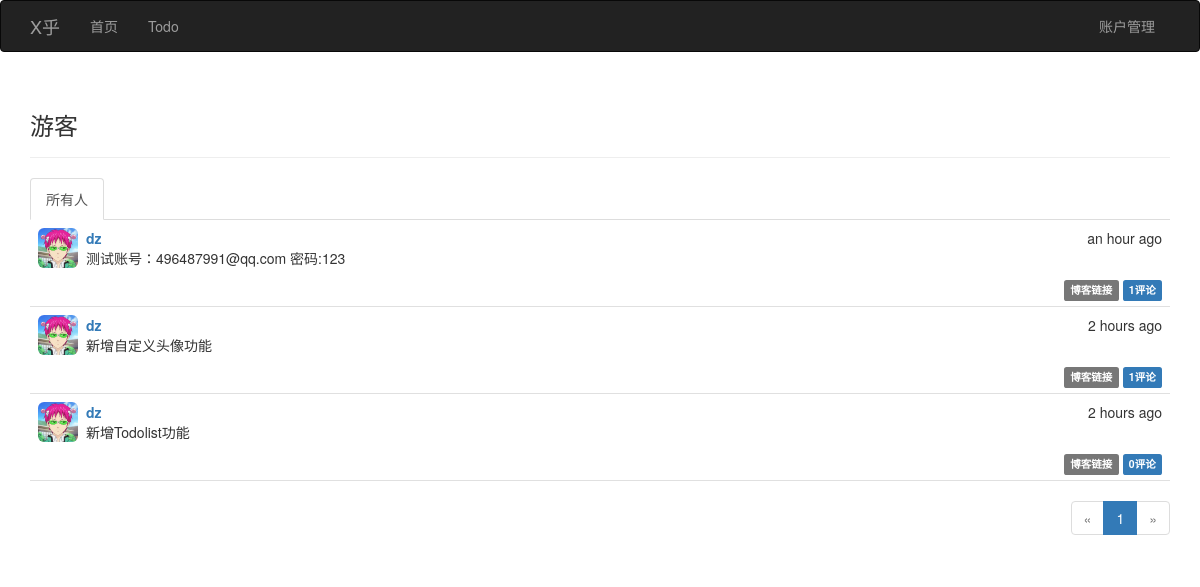
The page / on the database its author committed.
### app/models.py (models this page shows, shortened)
class Post(db.Model):
    __tablename__ = 'posts'
    id = db.Column(db.Integer, primary_key = True)
    body = db.Column(db.Text)
    timestamp = db.Column(db.DateTime, index = True, default = datetime.utcnow)
    author_id = db.Column(db.Integer, db.ForeignKey('users.id'))
    body_html = db.Column(db.Text)
    comments = db.relationship('Comment', backref = 'post', lazy = 'dynamic')

class User(UserMixin, db.Model):
    __tablename__ = 'users'
    id = db.Column(db.Integer, primary_key = True)
    email = db.Column(db.String(64), unique = True, index = True)
    name = db.Column(db.String(64))
    username = db.Column(db.String(64), unique = True, index = True)
    location = db.Column(db.String(64))
    about_me = db.Column(db.Text())
    member_since = db.Column(db.DateTime(), default = datetime.utcnow)
    last_seen = db.Column(db.DateTime(), default = datetime.utcnow)
    role_id = db.Column(db.Integer, db.ForeignKey('roles.id'))
    password_hash = db.Column(db.String(128))
    confirmed = db.Column(db.Boolean, default = False)
    avatar = db.Column(db.String(128), default = None)
    posts = db.relationship('Post', backref = 'author', lazy = 'dynamic')
    followed = db.relationship('Follow',
                               foreign_keys = [Follow.follower_id],
                               backref = db.backref('follower', lazy = 'joined'),
                               lazy = 'dynamic',
                               cascade = 'all, delete-orphan')
    followers = db.relationship('Follow',
                                foreign_keys = [Follow.followed_id],
                                backref = db.backref('followed', lazy = 'joined'),
                                lazy = 'dynamic',
                                cascade = 'all, delete-orphan')
    comments = db.relationship('Comment', backref = 'author', lazy = 'dynamic')
    events = db.relationship('Event', backref = 'sponsor', lazy = 'dynamic')
    @property
    def password(self):
        raise AttributeError('password is not a readable attribute')

### app/main/views.py (the view)
@main.route('/', methods = ['GET', 'POST'])
def index():
    form = PostForm()
    if current_user.can(Permission.WRITE_ARTICLES) and form.validate_on_submit():
        post = Post(body = form.body.data,
                    author = current_user._get_current_object())
        db.session.add(post)
        return redirect(url_for('.index'))
    page = request.args.get('page', 1, type=int)
    show_followed = False
    if current_user.is_authenticated:
        show_followed = bool(request.cookies.get('show_followed', ''))
    if show_followed:
        query = current_user.followed_posts
    else:
        query = Post.query
    pagination = query.order_by(Post.timestamp.desc()).paginate(page,
                                                                per_page= current_app.config['FLASKY_PER_PAGE'],
                                                                error_out= False)
    posts = pagination.items
    return render_template('index.html', form = form, posts = posts, pagination= pagination,
                           show_followed = show_followed)

### app/auth/views.py (called while the page is built)
@auth.before_app_request
def before_request():
    if current_user.is_authenticated:
        current_user.ping()
        if not current_user.confirmed \
                and request.endpoint[:5] != 'auth.':
            flash('You have not confirmed your account yet')
            return redirect(url_for('auth.unconfirmed'))

### app/main/__init__.py (called while the page is built)
@main.app_context_processor
def inject_permissions():
    return dict(Permission = Permission)

### app/models.py (called while the page is built)
    def can(self, permissions):
        return False

    def is_administrator(self):
        return False

### app/templates/index.html (shortened to what this page needs)
{% extends 'base.html' %}
{% import 'bootstrap/wtf.html' as wtf %}
{% import '_macros.html' as macro %}
{% block page_content %}
<div class="page-header">
    <h3>{% if current_user.username %}{{ current_user.username }}{% else %}游客{% endif %}</h3>
</div>
<div class="post-tabs">
	<ul class="nav nav-tabs">
		<li{% if not show_followed %} class="active"{% endif %}>
			<a href="{{ url_for('.show_all')}}">所有人</a>
		</li>
	</ul>
	{% include '_posts.html' %}
</div>
{% if pagination %}
<div class="pagination">
    {{ macro.pagination_widget(pagination, '.index')}}
</div>
{% endif %}
{% endblock %}

### app/templates/_posts.html (shortened to what this page needs)
<ul class = 'posts'>
	{% for post in posts %}
	<li class = 'post'>
		<div class = 'post-thumbnail'>
			<a href="{{ url_for('.user', username = post.author.username)}}">
				{% if post.author.avatar %}
				<img class='img-rounded profile-thumbnail' width = "40" height = "40"
						src="{{ post.author.avatar}}">
				{% else %}
				<img class="img-rounded profile-thumbnail" width = "40" height = "40"
                     src="/static/avatar/default.jpg">
				{% endif %}
			</a>
		</div>
		<div class = 'post-content'>
			<div class='post-date'>{{ moment(post.timestamp).fromNow()}}</div>
			<div class="post-author">
				<a href="{{ url_for('.user', username=post.author.username)}}">
					{{ post.author.username }}
				</a>
			</div>
			<div class="post-body">
				{% if post.body_html %}
					{{ post.body_html | safe }}
				{% else %}
					{{ post.body }}
				{% endif %}
			</div>
			<div class="post-footer">
				<a href="{{ url_for('.post', id=post.id)}}">
					<span class='label label-default'>博客链接</span>
				</a>
				<a href="{{ url_for('.post', id=post.id)}}#comments">
					<span class="label label-primary">
						{{ post.comments.count()}}评论
					</span>
				</a>
			</div>
		</div>
	</li>
	{% endfor %}
</ul>

### app/static/styles.css (style rules this page uses)
.profile-thumbnail { position : absolute; }
ul.posts { list-style-type: none; padding: 0px; margin: 16px 0px 0px 0px; border-top: 1px solid #e0e0e0; }
ul.posts li.post { padding: 8px; border-bottom: 1px solid #e0e0e0; }
div.post-author { font-weight: bold; }
div.post-thumbnail { position: absolute; }
div.post-content { margin-left: 48px; min-height: 48px; }
div.post-footer { text-align: right; }
div.pagination { width: 100%; text-align: right; padding: 0px; margin: 0px; }
div.post-tabs { margin-top: 16px; }
div.post-tabs ul.posts { margin: 0px; border-top: none; }
div.post-date { float: right; }

### rows shown on the page
Post: author.avatar (picture), timestamp "an hour ago", author.username "dz", body_html "测试账号：496487991@qq.com 密码:123", comments.count "1"
Post: author.avatar (picture), timestamp "2 hours ago", author.username "dz", body_html "新增自定义头像功能", comments.count "1"
Post: author.avatar (picture), timestamp "2 hours ago", author.username "dz", body_html "新增Todolist功能", comments.count "0"

### other values the page prints
{{ p }} "1"
